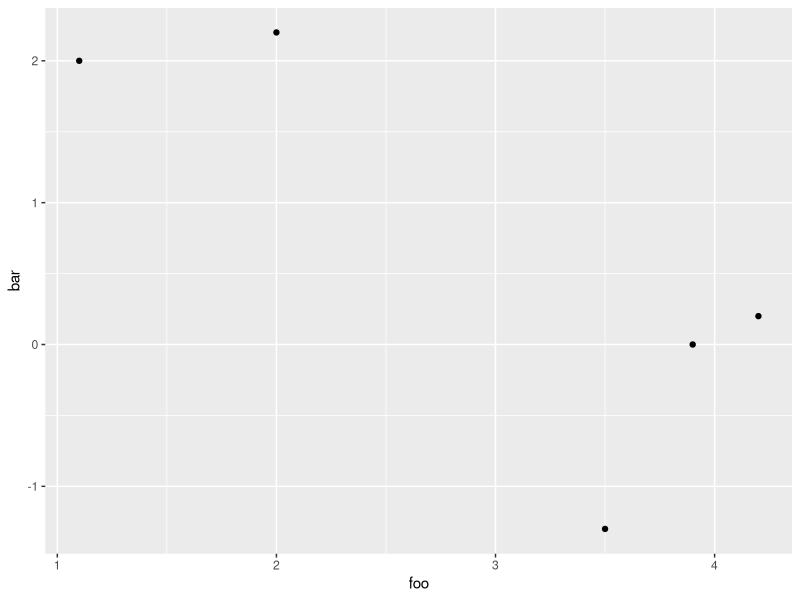
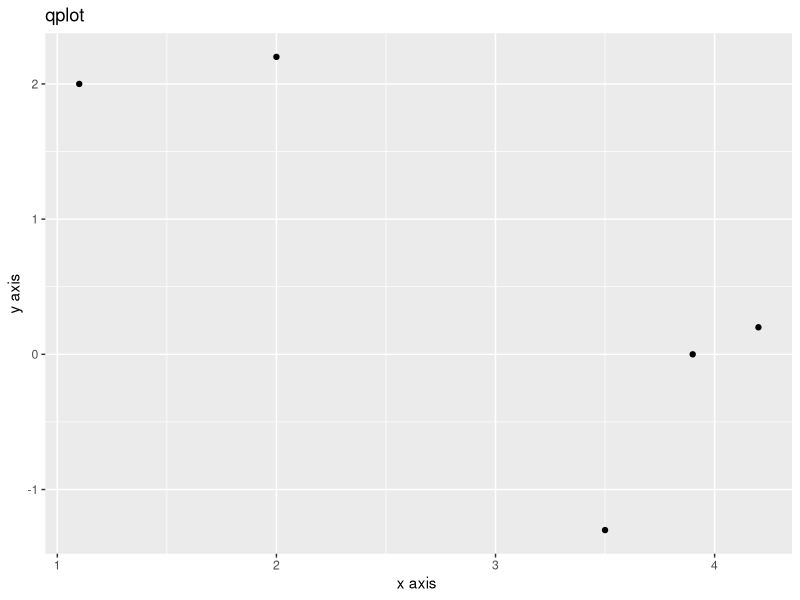
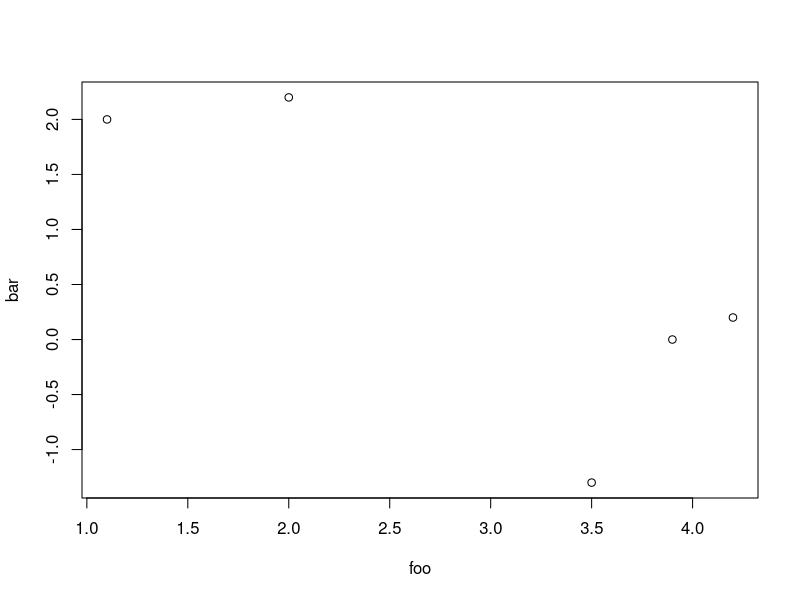
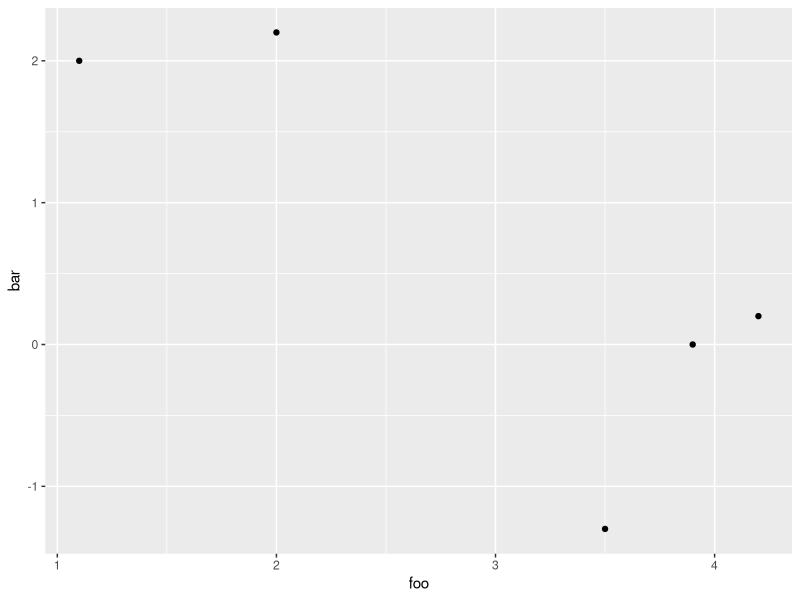
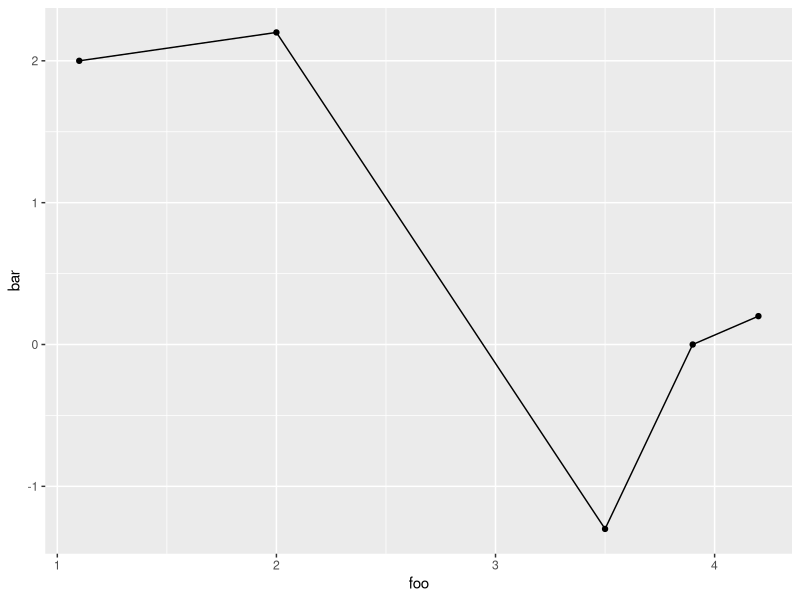
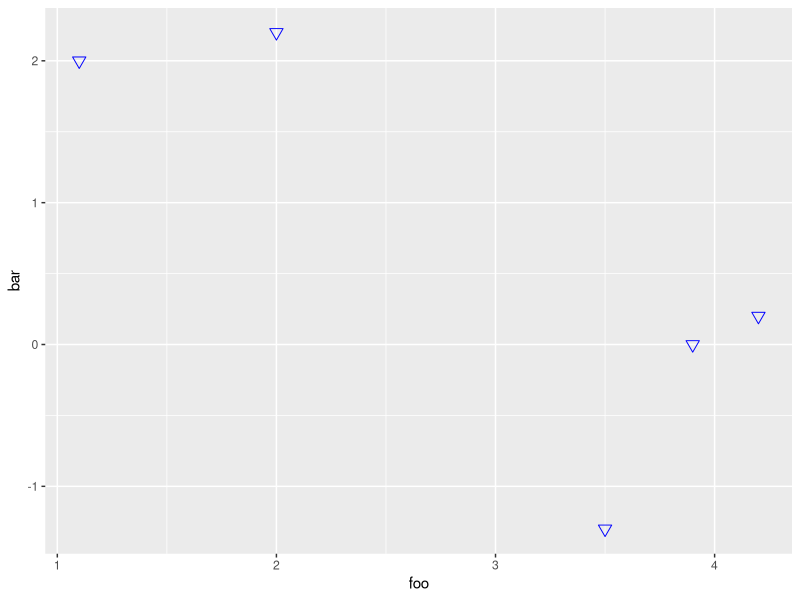

Recreate these plots in R, in order. (Note: this script raises an error after producing the figures.)
#___________________________________ The ggplot2 Package ____________________________________

install.packages("ggplot2")
library("ggplot2")

# Example:-
foo <- c(1.1,2,3.5,3.9,4.2)
bar <- c(2,2.2,-1.3,0,0.2)

# We can produce ggplot2, using its “quick plot”, i.e., qplot()

qplot(foo,bar)

# Adding a title and axis labels also uses the same arguments, that we used in plot 

qplot(foo,bar,main="qplot",xlab="x axis ",ylab="y axis")
#----   -----  ----   -----   ----   -----   ----   -----   ----   -----
# Difference b/w plot and ggplot
# 1. A canves is seen in ggplot, bu not in plot   
# 2. ggplot2 plots are stored as objects, which means they have an underlying, 
#    static representation until we change the object.

# That is:-
baz <- plot(foo,bar)
baz

qux <- qplot(foo,bar)
qux

#----   -----  ----   -----   ----   -----   ----   -----   ----   -----
# Setting Appearance Constants with Geoms

# We modify the object using ggplot2’s convenient suite of geometric modifiers, 
# known as geoms.
qplot(foo,bar,geom="blank") + geom_point() + geom_line()

qplot(foo,bar,geom="blank") + geom_point(size=3,shape=6,color="blue") 
+ geom_line(color="red",linetype=2)
#---------------------------------------
# Example:-

myqplot <- qplot(foo,bar,geom="blank") + geom_line(color="red",linetype=2)
myqplot
myqplot + geom_point(size=3,shape=3,color="blue")
myqplot + geom_point(size=3,shape=7,color="blue")


#----   -----  ----   -----   ----   -----   ----   -----   ----   -----
# Aesthetic Mapping with Geoms



















